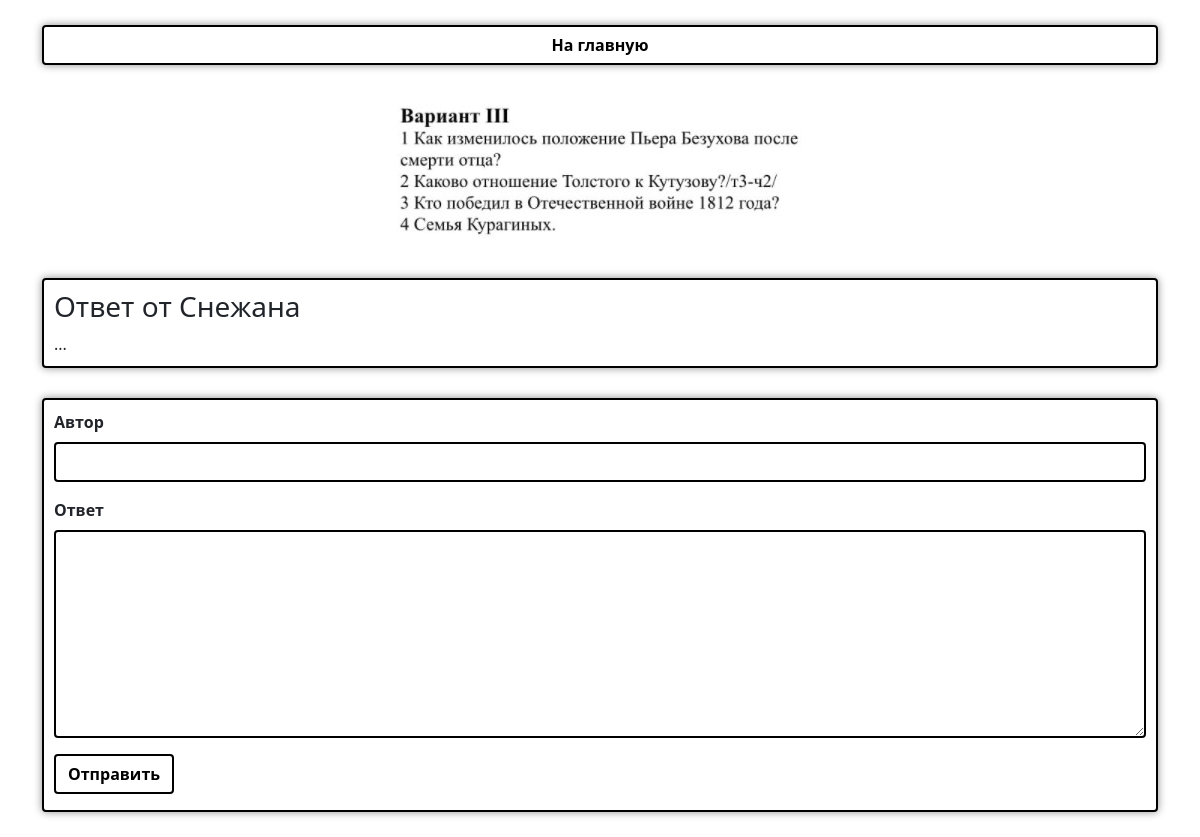
The page /answer/3 on the database its author committed.
### Tickets/apps/mainapp/models.py (models this page shows, shortened)
class Question(models.Model):
    option = models.IntegerField("Номер варианта", unique=True)
    banner = models.ImageField("Фотография")
    class Meta:
        verbose_name = 'Вопрос'
        verbose_name_plural = 'Вопросы'

class Answer(models.Model):
    user = models.CharField("Автор ответа", max_length=50)
    text = models.TextField("Текст ответа", max_length=1000000, blank=True)
    answer_question = models.ForeignKey(Question, on_delete=models.CASCADE, related_name='answer_question')
    class Meta:
        verbose_name = 'Ответ'
        verbose_name_plural = 'Ответы'

### Tickets/apps/mainapp/views.py (the view, shortened to what this page needs)
# urls.py: re_path(r'^answer/(?P<pk>\w+)/?$', AnswerPageView.as_view(), name='answer__page')
class AnswerPageView(ListView):
    template_name = "qw-page.html"
    queryset = Answer
    context_object_name = 'answer'
    def get_queryset(self):
        return Answer.objects.filter(answer_question=Question.objects.get(id=self.kwargs['pk']))
    def get_context_data(self, **kwargs):
        context = super(AnswerPageView, self).get_context_data(**kwargs)
        context['question'] = Question.objects.get(id=self.kwargs['pk'])
        return context

### Tickets/apps/mainapp/templates/qw-page.html (shortened to what this page needs)
<html>
<head>
    <link href="https://cdn.jsdelivr.net/npm/bootstrap@5.0.0-beta2/dist/css/bootstrap.min.css" rel="stylesheet">
</head>
<body class="container" style="padding-bottom: 25px; padding-top:25px; overflow-x: hidden; overflow-y: scroll;">
    <div class="d-grid" style="box-shadow: 0 0 8px rgba(0,0,0,0.45); border-radius: .25rem;">
        <a href="{% url 'main__page' %}" class="d-grid"><button class="btn btn-dark">На главную</button></a>
    </div>
    <img style="margin-top: 40px; margin-bottom: 40px; margin-left: auto; margin-right: auto; display: block;" src="{{ question.banner.url }}" class="img-fluid">
    <div style="word-break: break-all; margin-bottom: 30px;">
        {% for i in answer %}
        <div class="card" style="margin-bottom: 30px; border: 2px solid #000; padding: 10px; box-shadow: 0 0 8px rgba(0,0,0,0.45)">
            <h3>Ответ от {% if i.user %}{{i.user}}{% else %}Ананимуса{% endif %}</h3>
            {{i.text}}
        </div>
        {% endfor %}
    </div>
    <div class="card" style="border: 2px solid #000; padding: 10px; margin-top: 20px; padding-bottom: 0px; box-shadow: 0 0 8px rgba(0,0,0,0.45)">
        <form method="POST">
            <div class="mb-3">
                <label for="id_user" class="form-label">Автор</label>
                <input type="text" class="form-control" id="id_user" name="user">
            </div>
            <div class="mb-3">
                <label for="id_text" class="form-label">Ответ</label>
                <textarea type="text" class="form-control" id="id_text" name="text" rows="8"></textarea>
            </div>
            <button type="submit" class="btn btn-dark">Отправить</button>
        </form>
    </div>
</body>
</html>

### Tickets/apps/mainapp/templates/qw-page.html (style rules this page uses)
.form-control { border: 2px solid #000; }
label { font-weight: 600; }
.btn { font-weight: 600; }
.btn-dark { color: #000; border: 2px solid #000; background: #fff; }
a { text-decoration: none; }

### rows shown on the page
Question: banner (picture)
Answer: user "Снежана", text "..."
